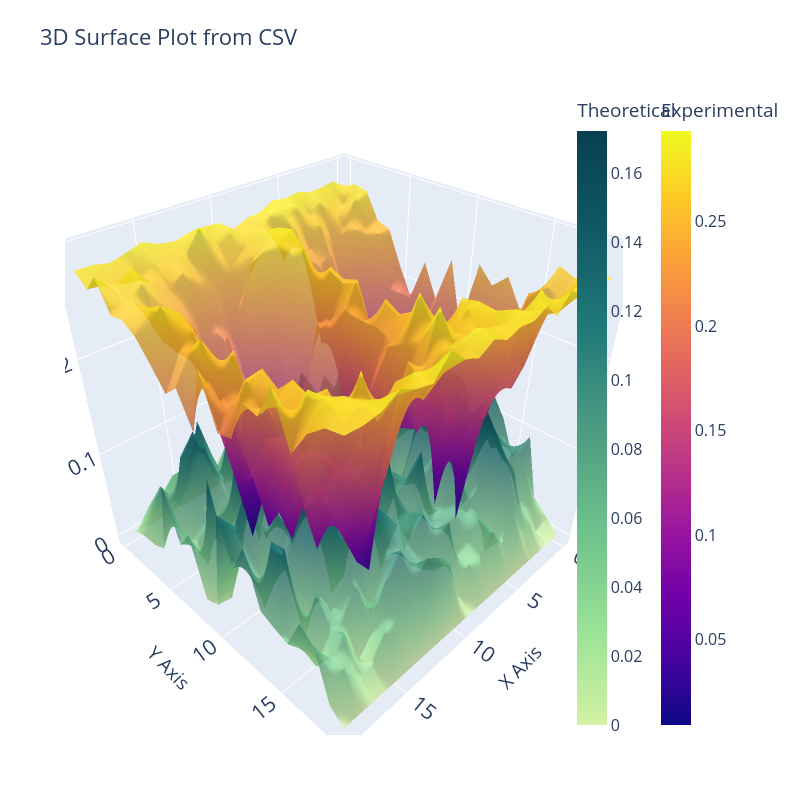

Source (notebook cell):
### Code cell
N_data=20

theta_FSS = np.linspace(0,2*pi,N_data)
beta_angle = np.linspace(0,pi,N_data)
alpha = pi/16

experiment_number = 1
model = np.array([[analytical(theta=t,beta=b, alpha=alpha) for b in beta_angle] for t in theta_FSS])

experiment_noiseless = pd.read_csv('./runs/'+'3_E91_data_20x20_mesh_1.5E+04_states_AER_SIM_14_03_2026_18_45_25'+'.csv', header=None).dropna(axis=1,how='all').values
experiment_noisy = pd.read_csv('./runs/'+'3_NOISY_20x20_mesh_1.5E+04_states_AER_SIM_19_03_2026_09_56_15'+'.csv', header=None).dropna(axis=1,how='all').values
#print (f"R2 = {r2(y_true=model,y_pred=experiment)}")
plot_surface_from_csv(np.sqrt(np.abs(np.square(model) - np.square(experiment_noiseless))), np.sqrt(np.abs(np.square(model) - np.square(experiment_noisy))))

### Figure 1 — Plotly figure (JSON) as saved in the notebook; plotly's stock layout.template omitted (floating-point values rounded to 4 significant figures; data arrays with more than 128 entries replaced by an {"elided": "..."} marker saying what was removed)
{"data": [{"colorbar": {"title": {"text": "Theoretical"}, "x": 0.9}, "colorscale": [[0, "rgb(211, 242, 163)"], [0.1667, "rgb(151, 225, 150)"], [0.3333, "rgb(108, 192, 139)"], [0.5, "rgb(76, 155, 130)"], [0.6667, "rgb(33, 122, 121)"], [0.8333, "rgb(16, 89, 101)"], [1, "rgb(7, 64, 80)"]], "name": "Model", "opacity": 0.8, "type": "surface", "z": {"elided": "20x20 float values"}}, {"colorbar": {"title": {"text": "Experimental"}, "x": 1.05}, "name": "Experimental", "opacity": 0.8, "type": "surface", "z": {"elided": "20x20 float values"}}], "layout": {"autosize": false, "font": {"size": 16}, "height": 800, "margin": {"b": 65, "l": 65, "r": 50, "t": 90}, "scene": {"xaxis": {"title": {"text": "X Axis"}}, "yaxis": {"title": {"text": "Y Axis"}}, "zaxis": {"title": {"text": "Z Axis"}}}, "title": {"text": "3D Surface Plot from CSV"}, "width": 800}}
